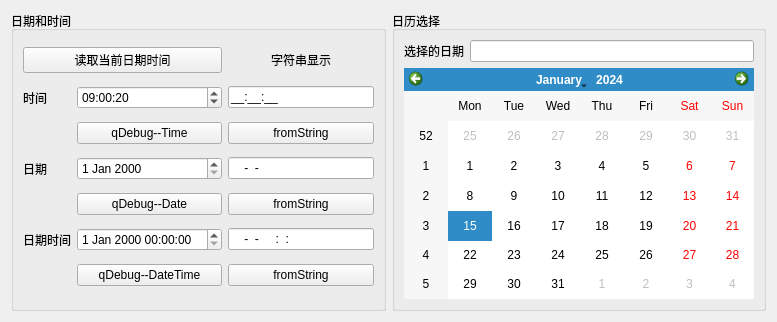
<?xml version="1.0" encoding="UTF-8"?>
<ui version="4.0">
 <class>Widget</class>
 <widget class="QWidget" name="Widget">
  <property name="geometry">
   <rect>
    <x>0</x>
    <y>0</y>
    <width>777</width>
    <height>322</height>
   </rect>
  </property>
  <property name="windowTitle">
   <string>Widget</string>
  </property>
  <layout class="QHBoxLayout" name="horizontalLayout">
   <item>
    <widget class="QGroupBox" name="groupBox">
     <property name="title">
      <string>日期和时间</string>
     </property>
     <layout class="QGridLayout" name="gridLayout">
      <item row="0" column="0" colspan="2">
       <widget class="QPushButton" name="pushButton">
        <property name="text">
         <string>读取当前日期时间</string>
        </property>
       </widget>
      </item>
      <item row="1" column="0">
       <widget class="QLabel" name="label_3">
        <property name="text">
         <string>时间</string>
        </property>
       </widget>
      </item>
      <item row="1" column="1">
       <widget class="QTimeEdit" name="timeEdit">
        <property name="dateTime">
         <datetime>
          <hour>9</hour>
          <minute>0</minute>
          <second>20</second>
          <year>2000</year>
          <month>1</month>
          <day>1</day>
         </datetime>
        </property>
        <property name="displayFormat">
         <string>HH:mm:ss</string>
        </property>
        <property name="timeSpec">
         <enum>Qt::LocalTime</enum>
        </property>
        <property name="time">
         <time>
          <hour>9</hour>
          <minute>0</minute>
          <second>20</second>
         </time>
        </property>
       </widget>
      </item>
      <item row="1" column="2">
       <widget class="QLineEdit" name="timeLineEdit">
        <property name="inputMask">
         <string>99:99:99;_</string>
        </property>
       </widget>
      </item>
      <item row="2" column="1">
       <widget class="QPushButton" name="qDebugTime">
        <property name="text">
         <string>qDebug--Time</string>
        </property>
       </widget>
      </item>
      <item row="2" column="2">
       <widget class="QPushButton" name="btnSetTime">
        <property name="text">
         <string>fromString</string>
        </property>
       </widget>
      </item>
      <item row="3" column="0">
       <widget class="QLabel" name="label">
        <property name="text">
         <string>日期</string>
        </property>
       </widget>
      </item>
      <item row="3" column="1">
       <widget class="QDateEdit" name="dateEdit"/>
      </item>
      <item row="3" column="2">
       <widget class="QLineEdit" name="dateLineEdit">
        <property name="inputMask">
         <string>9999-99-99</string>
        </property>
       </widget>
      </item>
      <item row="4" column="1">
       <widget class="QPushButton" name="qDebugDate">
        <property name="text">
         <string>qDebug--Date</string>
        </property>
       </widget>
      </item>
      <item row="4" column="2">
       <widget class="QPushButton" name="btnSetDate">
        <property name="text">
         <string>fromString</string>
        </property>
       </widget>
      </item>
      <item row="5" column="0">
       <widget class="QLabel" name="label_4">
        <property name="text">
         <string>日期时间</string>
        </property>
       </widget>
      </item>
      <item row="5" column="1">
       <widget class="QDateTimeEdit" name="dateTimeEdit"/>
      </item>
      <item row="5" column="2">
       <widget class="QLineEdit" name="dateTimeLineEdit">
        <property name="inputMask">
         <string>9999-99-99 99:99:99</string>
        </property>
       </widget>
      </item>
      <item row="6" column="1">
       <widget class="QPushButton" name="qDebugDateTime">
        <property name="text">
         <string>qDebug--DateTime</string>
        </property>
       </widget>
      </item>
      <item row="6" column="2">
       <widget class="QPushButton" name="btnSetDateTime">
        <property name="text">
         <string>fromString</string>
        </property>
       </widget>
      </item>
      <item row="0" column="2">
       <widget class="QLabel" name="label_5">
        <property name="text">
         <string>字符串显示</string>
        </property>
        <property name="alignment">
         <set>Qt::AlignCenter</set>
        </property>
       </widget>
      </item>
     </layout>
    </widget>
   </item>
   <item>
    <widget class="QGroupBox" name="groupBox_2">
     <property name="title">
      <string>日历选择</string>
     </property>
     <layout class="QGridLayout" name="gridLayout_2">
      <item row="0" column="0">
       <widget class="QLabel" name="label_6">
        <property name="text">
         <string>选择的日期</string>
        </property>
       </widget>
      </item>
      <item row="0" column="1">
       <widget class="QLineEdit" name="lineEdit"/>
      </item>
      <item row="1" column="0" colspan="2">
       <widget class="QCalendarWidget" name="calendarWidget"/>
      </item>
     </layout>
    </widget>
   </item>
  </layout>
 </widget>
 <resources/>
 <connections/>
</ui>
